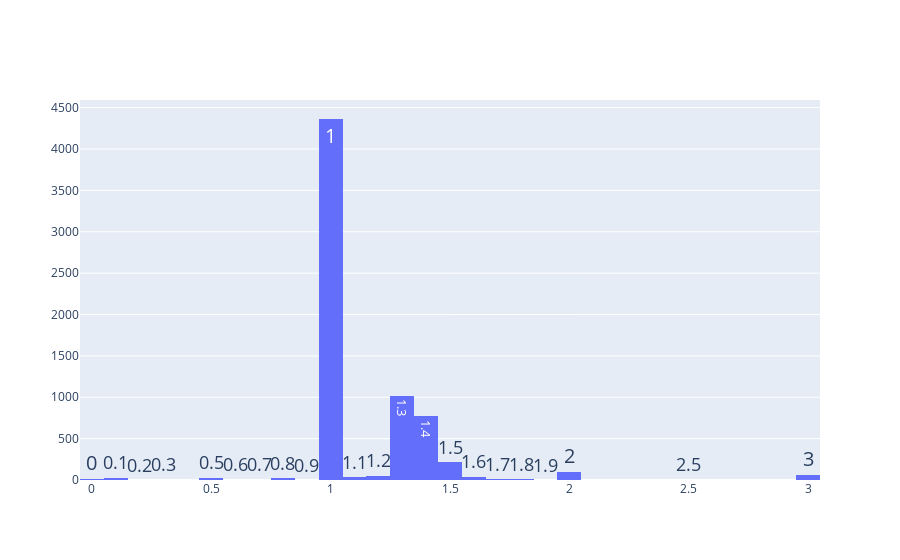

Source (notebook cell):
### Code cell
import plotly.graph_objects as go

numbers = games.filter(pl.col('raptors').eq(True))['raptor_graceperiodmult'].to_list()
fig = go.Figure()
fig.add_trace(
    go.Histogram(
        x=numbers,
        name='Markers and Text',
        texttemplate='%{x}',
        textfont_size=20,
        # textposition='inside',
        # xbins={'start': 0, 'end': 10, 'size': 0.2},
        # nbinsx=20,
    )
)

fig.show()

### Figure 1 — Plotly figure (JSON) as saved in the notebook; plotly's stock layout.template omitted (floating-point values rounded to 4 significant figures; data arrays with more than 128 entries replaced by an {"elided": "..."} marker saying what was removed)
{"data": [{"name": "Markers and Text", "textfont": {"size": 20}, "texttemplate": "%{x}", "type": "histogram", "x": {"elided": "6781 float values"}}], "layout": {}}
